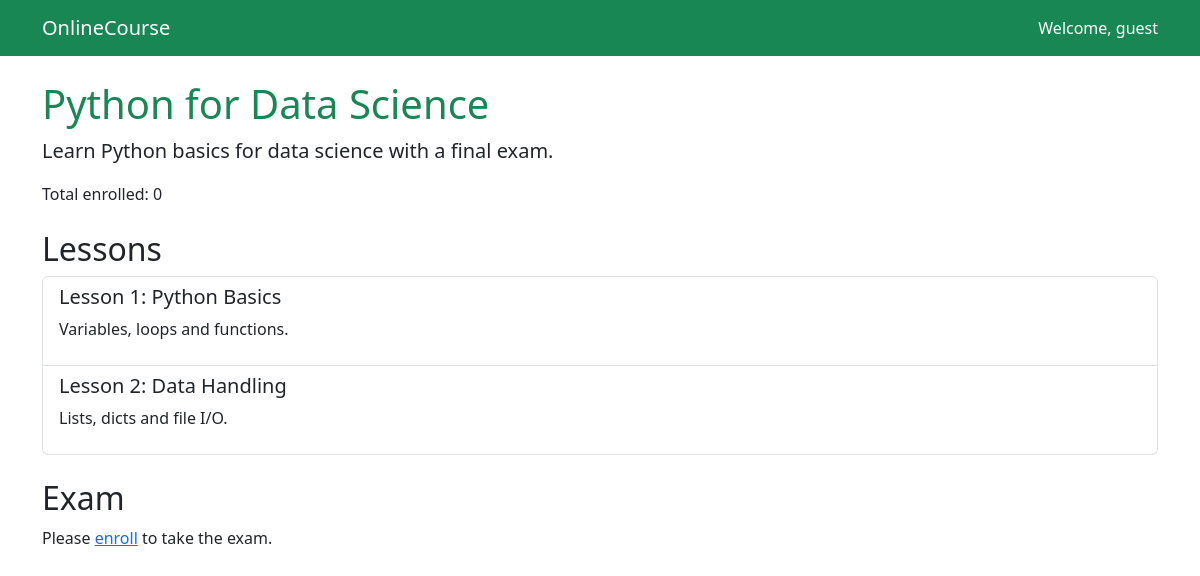
/onlinecourse/course/1/, run on the app's committed database.
### onlinecourse/models.py (models this page shows, shortened)
class Course(models.Model):
    name = models.CharField(max_length=100, default='Online Course')
    description = models.CharField(max_length=500, default='Course description')
    pub_date = models.DateField(default=now)
    total_enrollment = models.IntegerField(default=0)

class Lesson(models.Model):
    course = models.ForeignKey(Course, on_delete=models.CASCADE)
    title = models.CharField(max_length=200, default='Lesson')
    content = models.TextField(default='Lesson content')
    order = models.IntegerField(default=0)

### onlinecourse/views.py (the view)
# urls.py: path('course/<int:course_id>/', views.course_details, name='course_details'),
def course_details(request, course_id):
    course = get_object_or_404(Course, pk=course_id)
    lessons = course.lesson_set.order_by('order')
    questions = course.question_set.all()
    enrolled = False
    if request.user.is_authenticated:
        enrolled = Learner.objects.filter(
            user=request.user
        ).exists()
    context = {
        'course': course,
        'lessons': lessons,
        'questions': questions,
        'enrolled': enrolled,
    }
    return render(request, 'onlinecourse/course_details_bootstrap.html', context)

### onlinecourse/templates/onlinecourse/course_details_bootstrap.html (shortened to what this page needs)
<!DOCTYPE html>
<html lang="en">
<head>
  <link href="https://cdn.jsdelivr.net/npm/bootstrap@5.3.3/dist/css/bootstrap.min.css" rel="stylesheet" />
</head>
<body>
  <nav class="navbar navbar-dark bg-success">
    <div class="container">
      <a class="navbar-brand" href="#">OnlineCourse</a>
      <span class="navbar-text text-white">
        {% if user.is_authenticated %}Hello, {{ user.username }}{% else %}Welcome, guest{% endif %}
      </span>
    </div>
  </nav>
  <div class="container mt-4">
    <h1 class="text-success">{{ course.name }}</h1>
    <p class="lead">{{ course.description }}</p>
    <p>Total enrolled: {{ course.total_enrollment }}</p>
    <h2 class="mt-4">Lessons</h2>
    <div class="list-group">
      {% for lesson in lessons %}
      <div class="list-group-item">
        <h5>Lesson {{ lesson.order }}: {{ lesson.title }}</h5>
        <p>{{ lesson.content }}</p>
      </div>
      {% empty %}
      <div class="list-group-item">No lessons yet.</div>
      {% endfor %}
    </div>
    <h2 class="mt-4">Exam</h2>
    {% if enrolled %}
    <form action="{% url 'onlinecourse:submit' course.id %}" method="post">
      {% csrf_token %}
      {% for question in questions %}
      <div class="card my-3">
        <div class="card-header">{{ question.content }} ({{ question.question_grade }} marks)</div>
        <div class="card-body">
          {% for choice in question.choice_set.all %}
          <div class="form-check">
            <input class="form-check-input" type="checkbox" name="choice_{{ question.id }}"
                   value="{{ choice.id }}" id="choice{{ choice.id }}" />
            <label class="form-check-label" for="choice{{ choice.id }}">{{ choice.content }}</label>
          </div>
          {% endfor %}
        </div>
      </div>
      {% endfor %}
      <button type="submit" class="btn btn-success">Submit Exam</button>
    </form>
    {% else %}
    <p>Please <a href="{% url 'onlinecourse:enroll' course.id %}">enroll</a> to take the exam.</p>
    {% endif %}
  </div>
</body>
</html>

### data on the page
Course: name "Python for Data Science", description "Learn Python basics for data science with a final exam.", total_enrollment "0"
Lesson: order "1", title "Python Basics", content "Variables, loops and functions."
Lesson: order "2", title "Data Handling", content "Lists, dicts and file I/O."
